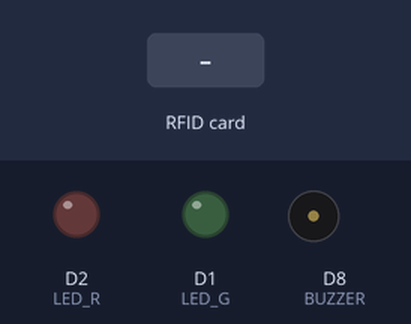
A sketch run on a simulated ESP8266 (NodeMCU). Shown: output pins drawn as LEDs (lit = HIGH), buzzer (waves = sounding). The test bench sets the inputs (shaded band). WiFi joins after 1.5 s; servers stay silent unless stated; network time is answered at once with the bench clock; uploads are accepted with an empty reply; the local clock reads 2024-03-15 10:24:30 at power-on unless the sketch sets it; what the sketch prints to the serial monitor is not drawn.

Above: at 4.1 s.
4.2 s: RFID card 5E 7A 19 C4 held to the reader
At 4.52 s:
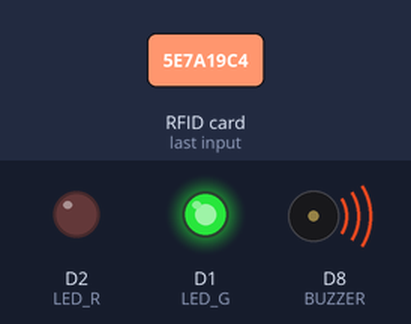
At 9.3 s:
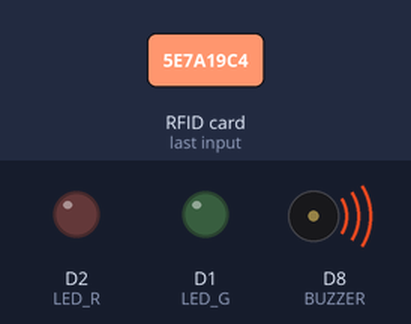
Timing chart, 0 to 11.3 s (numbered marks = the images above; inputs shaded):
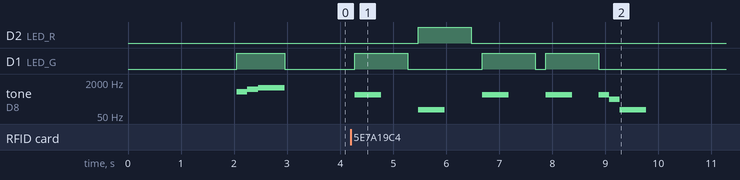

The sketch:

SMPEN_Hardware_IN.ino
```cpp
// Konek wifi - read kartu - logging waktu tapping

#include <NTPClient.h>
#include <SPI.h>
#include <MFRC522.h>
#include "ESP8266HTTPClient.h"
#include "ESP8266WiFi.h"
#include <WiFiUdp.h>
#include <ESP8266WebServer.h>


const char* ssid = "[your_ssid_here]";
const char* password = "[your_wifi_password_here]";
const long utcOffsetInSeconds = 25200;

#define BUZZER          D8
#define LED_G           D1
#define LED_R           D2
#define RST_PIN         0           // Configurable, see typical pin layout above
#define SS_PIN          2          // Configurable, see typical pin layout above

MFRC522 mfrc522(SS_PIN, RST_PIN);   // Create MFRC522 instance
WiFiUDP ntpUDP;
NTPClient timeClient(ntpUDP, "pool.ntp.org", utcOffsetInSeconds);
HTTPClient http_put, http_get, http_post,http_get_flag,http_put_flag;
String formattedDate;
String dayStamp;
String timeStamp;
String daytimeStamp;
String koma = ", ";


//*****************************************************************************************//
void setup() {
  Serial.begin(9600);                                           // Initialize serial communications with the PC
  SPI.begin();                                                  // Init SPI bus
  mfrc522.PCD_Init();                                              // Init MFRC522 card
  pinMode(LED_G, OUTPUT);
  pinMode(LED_R, OUTPUT);
  pinMode(D8, OUTPUT);
  WiFi.begin(ssid, password);

  while (WiFi.status() != WL_CONNECTED) {
    delay(1000);
    Serial.println("Connecting to WiFi...");
  }

  Serial.println("Connected to the WiFi network");
  digitalWrite(D1, HIGH);
  tone(D8, 700);
  delay(200);
  tone(D8, 900);
  delay(200);
  tone(D8, 1100);
  delay(500);
  noTone(D8);
  digitalWrite(D1, LOW);

  Serial.println("Tap your card");
      //shows in serial that it is ready to read
  timeClient.begin();
}

//*****************************************************************************************//
void loop() {
  if(WiFi.status()== WL_CONNECTED){


  timeClient.update(); //waktu berjalan
  formattedDate = timeClient.getFormattedDate();
  int splitT = formattedDate.indexOf("T");
  dayStamp = formattedDate.substring(0, splitT);
  timeStamp = timeClient.getFormattedTime();
  daytimeStamp = dayStamp + koma + timeStamp;
  MFRC522::MIFARE_Key key;
  for (byte i = 0; i < 6; i++) key.keyByte[i] = 0xFF;

  //some variables we need
  byte block;
  byte len;
  MFRC522::StatusCode status;

  // Reset the loop if no new card present on the sensor/reader. This saves the entire process when idle.
  if ( ! mfrc522.PICC_IsNewCardPresent()) {
    return;
  }

  // Select one of the cards
  if ( ! mfrc522.PICC_ReadCardSerial()) {
    return;
  }

  String uid;
  // gabungin uid jadi stirng
  for (byte i = 0; i < mfrc522.uid.size; i++) {
    if(mfrc522.uid.uidByte[i] < 0x10){
      uid.concat("0");
    }
    uid.concat(String(mfrc522.uid.uidByte[i],HEX));
  }

  Serial.print(F("Card Detected with UID:"));
  Serial.println(uid);
  Serial.print(F("UID Logical: "));


  byte buffer1[60];
  block = 2;
  //Get UID Logical
  status = mfrc522.PCD_Authenticate(MFRC522::PICC_CMD_MF_AUTH_KEY_A, 2, &key, &(mfrc522.uid)); //line 834 of MFRC522.cpp file
  if (status != MFRC522::STATUS_OK) {
    Serial.print(F("Authentication failed: "));
    Serial.println(mfrc522.GetStatusCodeName(status));
    Serial.println("test");
    digitalWrite(LED_R,HIGH);
    tone(BUZZER, 300);
    delay(500);
    noTone(BUZZER);
    delay(500);
    digitalWrite(LED_R, LOW);
    mfrc522.PICC_HaltA();
    mfrc522.PCD_StopCrypto1();
    return;
  }

  status = mfrc522.MIFARE_Read(block, buffer1, &len);
  if (status != MFRC522::STATUS_OK) {
    Serial.print(F("Reading failed: "));
    Serial.println(mfrc522.GetStatusCodeName(status));
    digitalWrite(LED_R,HIGH);
    tone(BUZZER, 300);
    delay(500);
    noTone(BUZZER);
    delay(500);
    digitalWrite(LED_R, LOW);
    mfrc522.PICC_HaltA();
    mfrc522.PCD_StopCrypto1();
    return;
  }
  String logical_uid;
  char temp;

  //PRINT uid logical
  for (uint8_t i = 0; i < 16; i++) {
    if(buffer1[i] == 10){
     continue;
    }
    if(buffer1[i] == 32){
     break;
    }
    temp = buffer1[i];
    logical_uid.concat(temp);
  }

  //String strip = "-";
  //String logic_uid = uid+strip+logical_id;
  Serial.println(logical_uid);

  //Get Quantity
  Serial.print(F("Quantity: "));
  byte buffer2[20];
  block = 1;

  status = mfrc522.PCD_Authenticate(MFRC522::PICC_CMD_MF_AUTH_KEY_A, 1, &key, &(mfrc522.uid)); //line 834
  if (status != MFRC522::STATUS_OK) {
    Serial.print(F("Authentication failed: "));
    Serial.println(mfrc522.GetStatusCodeName(status));
    digitalWrite(LED_R,HIGH);
    tone(D8, 100);
    delay(500);
    noTone(D8);
    delay(500);
    digitalWrite(LED_R, LOW);
    mfrc522.PICC_HaltA();
    mfrc522.PCD_StopCrypto1();
    return;
  }

  status = mfrc522.MIFARE_Read(block, buffer2, &len);
  if (status != MFRC522::STATUS_OK) {
    Serial.print(F("Reading failed: "));
    Serial.println(mfrc522.GetStatusCodeName(status));
    digitalWrite(LED_R,HIGH);
    tone(D8, 100);
    delay(500);
    noTone(D8);
    delay(500);
    digitalWrite(LED_R, LOW);
    mfrc522.PICC_HaltA();
    mfrc522.PCD_StopCrypto1();
    return;
  }

  String input_quantity; // jumlah barang yang ingin ditambah/dikurang
  int qty; // convert dr string ke int buat quantity
  for (uint8_t i = 0; i < 16; i++) {
    if(buffer2[i] == 10){
     continue;
    }
    if(buffer2[i] == 32){
     break;
    }
    input_quantity.concat(buffer2[i]-48);
  }
  qty = input_quantity.toInt();
  Serial.println(qty);
  Serial.print("DATE: ");
  Serial.println(dayStamp);
  Serial.print("TIME: ");
  Serial.println(timeStamp);
  digitalWrite(D1, HIGH);
  tone(D8, 500);
  delay(500);
  noTone(D8);
  delay(500);
  digitalWrite(D1, LOW);


  // ===================== Section GET =============================
  int get_qty;
  String link_inventory = "http://smpnapi.herokuapp.com/api/v3/inventory/qty/";
  String link_get = link_inventory + logical_uid;
  http_get.begin(link_get);
  http_get.addHeader("Content-Type","application/json");
  http_get.addHeader("Authorization","Basic ZmlsaXA6c2FudG95YWtvYnVz");
  int httpGetQty = http_get.GET();
  String box = ""; // penyimpan quantity dari GET Json


  if (httpGetQty == 200) { //Check the returning code
    Serial.print("HTTP Response code for Get: ");
    Serial.println(httpGetQty);

    String payload = http_get.getString();   //Get the request response payload

    int a = payload.length();

    for(int i=0; i<a; i++){
      // ngecek payload digit ato bukan, kalo iya di concat ke variabel box
        if(isDigit(payload[i])){
          box.concat(payload[i]);
        }else{
          continue;
        }
      }
      Serial.print("get qty = ");
      int get_q = box.toInt();
      Serial.println(get_q);
      digitalWrite(D1, HIGH);
      tone(D8, 500);
      delay(500);
      noTone(D8);
      delay(500);
      digitalWrite(D1, LOW);
    }
    else{
      Serial.print("HTTP Response code for Get: ");
      Serial.println(httpGetQty);
      digitalWrite(LED_R,HIGH);
      tone(D8, 100);
      delay(500);
      noTone(D8);
      delay(500);
      digitalWrite(LED_R, LOW);
    }
  get_qty = box.toInt();
  // =================================================================

  // ===================== Section POST =============================

  String link_post = "http://smpnapi.herokuapp.com/api/v3/logging/";
  http_post.begin(link_post);
    http_post.addHeader("Content-Type","application/json");
    http_post.addHeader("Authorization","Basic ZmlsaXA6c2FudG95YWtvYnVz");
    http_post.addHeader("Accept","*/*");
    int httpPostCode = http_post.POST("{\"logging\":{\"logical_uid\":\""+logical_uid+"\",\"status\":\"in\",\"qty\":\""+qty+"\",\"time\": \""+daytimeStamp+"\",\"warehouse\":\"warehouse filip\"}}");
    if(httpPostCode == 200){
      Serial.print("HTTP Response code for Logging: ");
      Serial.println(httpPostCode);
      digitalWrite(D1, HIGH);
      tone(D8, 500);
      delay(500);
      noTone(D8);
      delay(500);
      digitalWrite(D1, LOW);
    }
    else{
      Serial.print("HTTP Response code for Logging: ");
      Serial.println(httpPostCode);
      digitalWrite(LED_R,HIGH);
      tone(D8, 100);
      delay(500);
      noTone(D8);
      delay(500);
      digitalWrite(LED_R, LOW);
    }


  // =================================================================

  // ===================== Section PUT =============================
  int qty_plus = get_qty + qty;
  String link_update = "http://smpnapi.herokuapp.com/api/v3/inventory/update/hardware/";
  String link_put = link_update + logical_uid;

  http_put.begin(link_put);
    http_put.addHeader("Content-Type","application/json");
    http_put.addHeader("Authorization","Basic ZmlsaXA6c2FudG95YWtvYnVz");
    http_put.addHeader("Accept","*/*");


    String linkPut = "{\"logical_uid\":\""+logical_uid+"\",\"qty\" : \""+qty_plus+"\"}";

    int httpPutCode = http_put.PUT(linkPut);
    String response = http_put.getString();
    if(httpPutCode == 200){
        Serial.print("HTTP Response code for Updating: ");
        Serial.println(httpPutCode);
        Serial.println(response);
        digitalWrite(D1, HIGH);
        tone(D8, 500);
        delay(500);
        noTone(D8);
        delay(500);
        digitalWrite(D1, LOW);
    }else{
      Serial.print("HTTP Response code for Updating: ");
      Serial.println(httpPutCode);
      Serial.println(response);
      digitalWrite(LED_R,HIGH);
      tone(D8, 100);
      delay(500);
      noTone(D8);
      delay(500);
      digitalWrite(LED_R, LOW);
    }
    http_put.end();


  // =================================================================

// Indikator berhasil (Hijau) kalau berhasil ke detect kartunya

  if (httpPutCode == 200 && httpPostCode == 200 && httpGetQty == 200){
    tone(D8, 700);
    delay(200);
    tone(D8, 900);
    delay(200);
    tone(D8, 1100);
    delay(500);
    noTone(D8);
  }
  else{
    tone(D8, 500);
    delay(200);
    tone(D8, 300);
    delay(200);
    tone(D8, 100);
    delay(500);
    noTone(D8);
  }

  Serial.println(F("\n**End Reading**\n"));

  delay(1000); //change value if you want to read cards faster

  mfrc522.PICC_HaltA();
  mfrc522.PCD_StopCrypto1();
  }else{
    Serial.println("Error in WiFi connection");
    tone(D8, 500);
    delay(200);
    tone(D8, 300);
    delay(200);
    tone(D8, 100);
    delay(500);
    noTone(D8);
  }
  delay(1000);
  return;
}
//*****************************************************************************************//
```

Measured:
- after the input at 4.2 s, D2 (LED_R): LOW → HIGH after 1.3 s, → LOW 1.0 s later; D1 (LED_G): goes HIGH 1.0 s, LOW 1.4 s, HIGH 1.0 s, LOW 0.20 s, HIGH 1.0 s, then LOW, starting after 0.08 s
